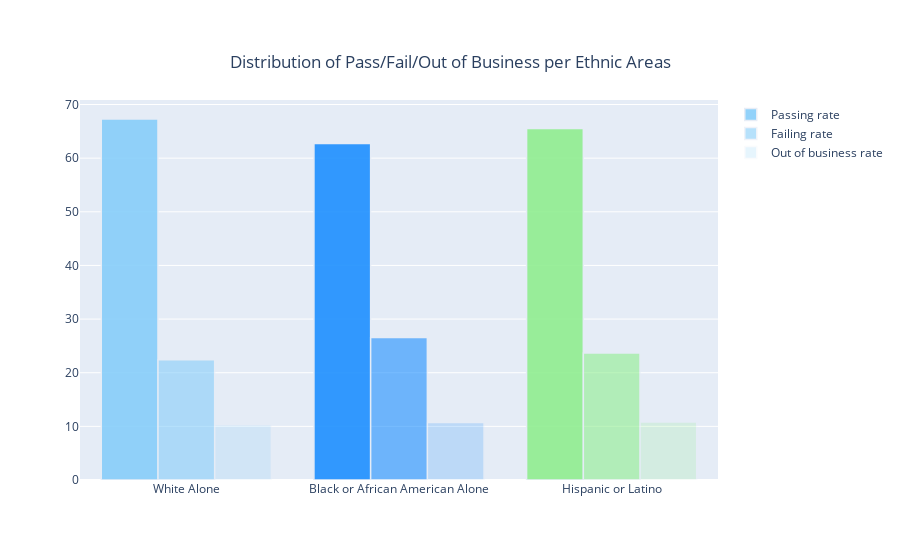

Notebook code for this chart:
### Code cell
#__________________ Distribution of Pass/Fail/Out of Business __________________#
chicago_inspections['pass'] = chicago_inspections['results'] == 'Pass'
chicago_inspections['out of business'] = chicago_inspections['results'] == 'Out of Business'
chicago_inspections['fail'] = chicago_inspections['results'] == 'Fail'

chicago_inspections['pass'] = chicago_inspections['pass'].astype(int)
chicago_inspections['out of business'] = chicago_inspections['out of business'].astype(int)
chicago_inspections['fail'] = chicago_inspections['fail'].astype(int)

data = chicago_inspections.groupby('majority_ethnicity').sum()[['pass', 'out of business', 'fail']].reset_index()
data = data[data['majority_ethnicity'].isin(ethnicities)]

data['total'] = np.sum(data, axis=1)
data['pass'] = data['pass'] * 100 / data['total']
data['out of business'] = data['out of business'] * 100 / data['total']
data['fail'] = data['fail'] * 100 / data['total']

hovertemplate1 = '%{y:.2f}% passed in neighbourhoods dominated by %{x}'
hovertemplate2 = '%{y:.2f}% failed in neighbourhoods dominated by %{x}'
hovertemplate3 = '%{y:.2f}% went out of business in neighbourhoods dominated by %{x}'

# plot
title = "Distribution of Pass/Fail/Out of Business per Ethnic Areas"
fig = go.Figure()
data = data.sort_values('total', ascending=False)
data['color'] = ['lightskyblue', 'dodgerblue', 'lightgreen']
fig.add_trace(go.Bar(
    x=data['majority_ethnicity'],
    y=data['pass'],
    opacity=0.9, 
    name='Passing rate',
    hovertemplate = hovertemplate1
))
fig.add_trace(go.Bar(
    x=data['majority_ethnicity'],
    y=data['fail'],
    opacity=0.6, 
    name='Failing rate',
    hovertemplate = hovertemplate2
))

fig.add_trace(go.Bar(
    x=data['majority_ethnicity'],
    y=data['out of business'],
    opacity=0.2, 
    name='Out of business rate',
    hovertemplate = hovertemplate3
))


fig.update_traces(marker_color=data['color'], 
                  marker_line_width=1.5, 
                  )
fig.update_layout(
     title={
        'text': title,
        'y':0.9,
        'x':0.5,
        'xanchor': 'center',
        'yanchor': 'top'}
    )
    
fig.show()

### Figure 1 — Plotly figure (JSON) as saved in the notebook; plotly's stock layout.template omitted (floating-point values rounded to 4 significant figures)
{"data": [{"hovertemplate": "%{y:.2f}% passed in neighbourhoods dominated by %{x}", "marker": {"color": ["lightskyblue", "dodgerblue", "lightgreen"], "line": {"width": 1.5}}, "name": "Passing rate", "opacity": 0.9, "type": "bar", "x": ["White Alone", "Black or African American Alone", "Hispanic or Latino"], "y": [67.3, 62.72, 65.52]}, {"hovertemplate": "%{y:.2f}% failed in neighbourhoods dominated by %{x}", "marker": {"color": ["lightskyblue", "dodgerblue", "lightgreen"], "line": {"width": 1.5}}, "name": "Failing rate", "opacity": 0.6, "type": "bar", "x": ["White Alone", "Black or African American Alone", "Hispanic or Latino"], "y": [22.41, 26.56, 23.66]}, {"hovertemplate": "%{y:.2f}% went out of business in neighbourhoods dominated by %{x}", "marker": {"color": ["lightskyblue", "dodgerblue", "lightgreen"], "line": {"width": 1.5}}, "name": "Out of business rate", "opacity": 0.2, "type": "bar", "x": ["White Alone", "Black or African American Alone", "Hispanic or Latino"], "y": [10.29, 10.72, 10.82]}], "layout": {"title": {"text": "Distribution of Pass/Fail/Out of Business per Ethnic Areas", "x": 0.5, "xanchor": "center", "y": 0.9, "yanchor": "top"}}}
